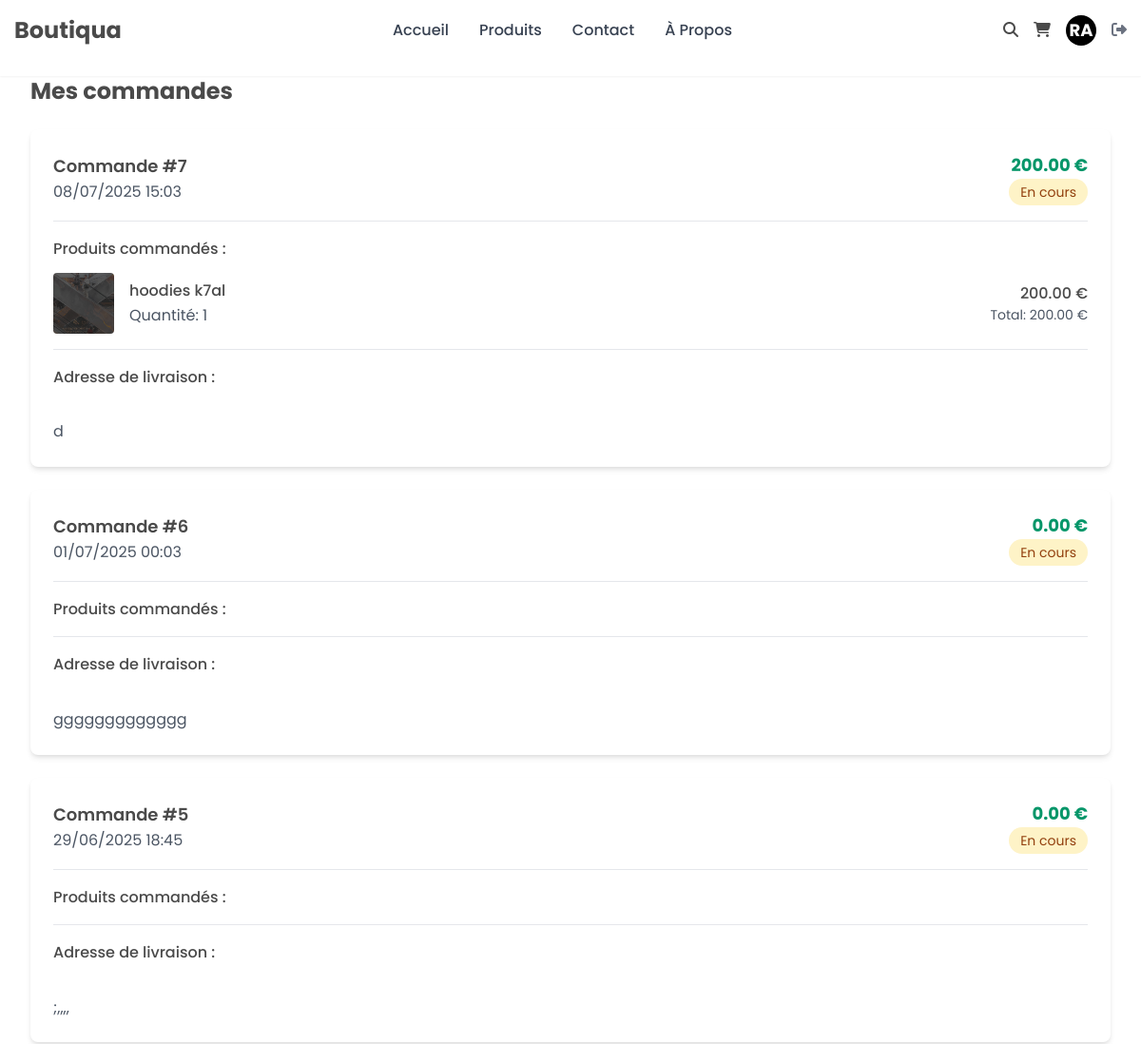
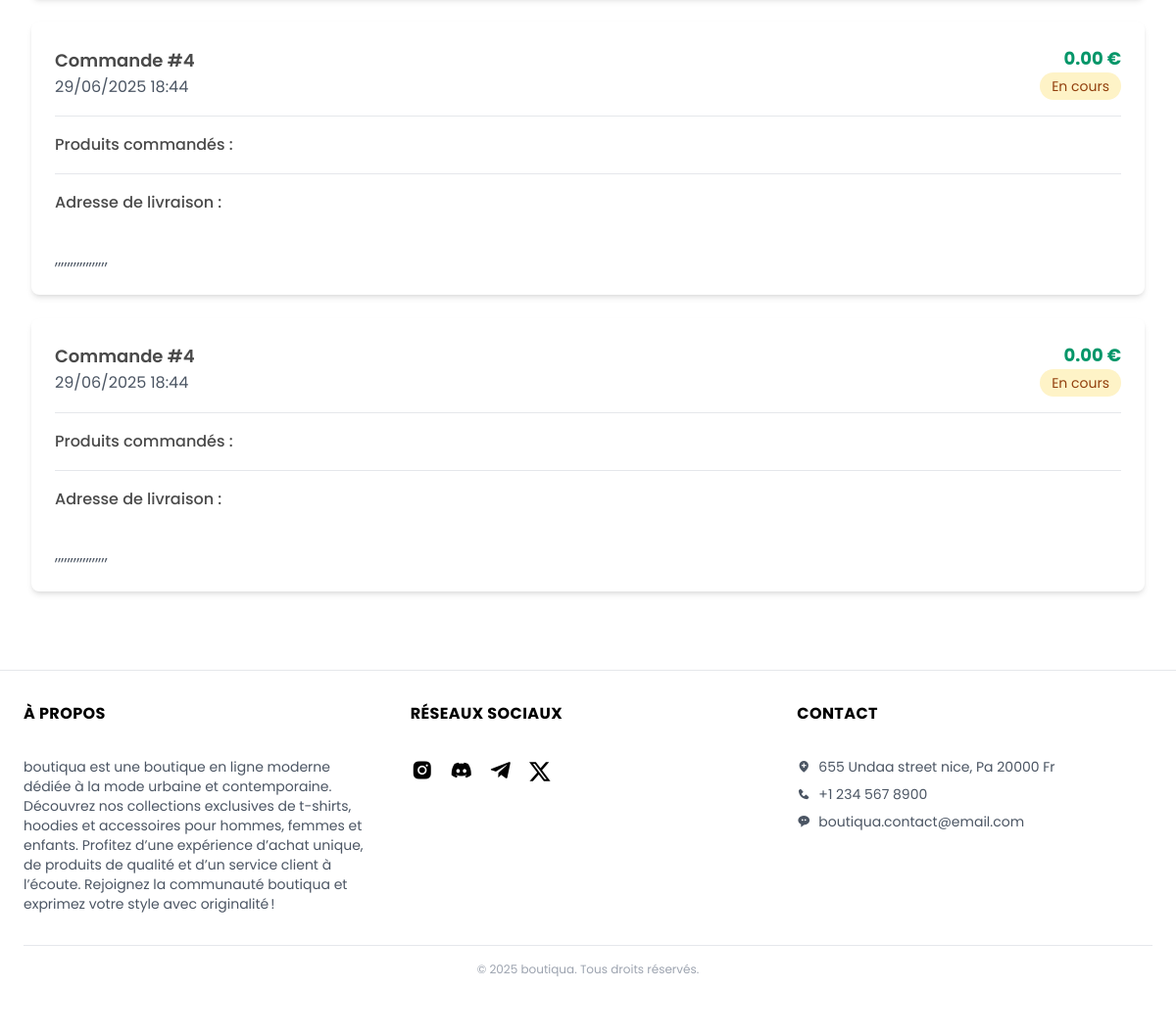
/pages/orders.php (signed in), run on the app's committed database (2 pictures, top to bottom).
### tables this page shows
CREATE TABLE `orders` (
  `id` int(11) NOT NULL,
  `user_id` int(11) NOT NULL,
  `total` decimal(10,2) NOT NULL,
  `status` varchar(50) DEFAULT 'en attente',
  `created_at` datetime DEFAULT current_timestamp(),
  `shipping_address` text NOT NULL,
  `payment_method` varchar(50) NOT NULL
);

CREATE TABLE `order_items` (
  `id` int(11) NOT NULL,
  `order_id` int(11) NOT NULL,
  `product_id` int(11) NOT NULL,
  `quantity` int(11) NOT NULL,
  `price` decimal(10,2) NOT NULL
);

CREATE TABLE `products` (
  `id` int(11) NOT NULL,
  `name` varchar(191) NOT NULL,
  `description` text DEFAULT NULL,
  `price` decimal(10,2) NOT NULL,
  `image` varchar(255) DEFAULT NULL,
  `gender` enum('homme','femme') NOT NULL,
  `product_type` enum('hoodies','t-shirt') NOT NULL,
  `stock` int(11) DEFAULT 0,
  `created_at` datetime DEFAULT current_timestamp()
);

### pages/orders.php (the view, shortened to what this page needs)
<?php
$pdo = getDBConnection();
if (isset($_SESSION['user']['id'])) {
    $user_id = $_SESSION['user']['id'];
    $stmt = $pdo->prepare('
        SELECT o.*,
               COUNT(oi.id) as total_items,
               SUM(oi.quantity * oi.price) as total_amount
        FROM orders o
        LEFT JOIN order_items oi ON o.id = oi.order_id
        WHERE o.user_id = ?
        GROUP BY o.id
        ORDER BY o.created_at DESC
    ');
    $stmt->execute([$user_id]);
    $orders = $stmt->fetchAll();
    foreach ($orders as &$order) {
        $stmt = $pdo->prepare('
            SELECT oi.*, p.name, p.image
            FROM order_items oi
            JOIN products p ON oi.product_id = p.id
            WHERE oi.order_id = ?
        ');
        $stmt->execute([$order['id']]);
        $order['items'] = $stmt->fetchAll();
    }
} else {
    $orders = [];
}
?>
<!DOCTYPE html>
<html lang="fr">
<head>
  <?php include '../includes/head.php'; ?>
  <link rel="stylesheet" href="../src/css/tailwind.css">
  <link rel="stylesheet" href="../src/css/menu.css">
  <link rel="stylesheet" href="../src/css/responsive.css">
  <link rel="stylesheet" href="../src/css/style.css">
  <link rel="stylesheet" href="../src/css/modals.css">
</head>
<body>
<?php include '../includes/header.php'; ?>
<main class="mx-auto py-20 px-8">
  <h1 class="text-2xl font-bold mb-6">Mes commandes</h1>
  <?php if (empty($orders)): ?>
    <div class="text-center py-8">
      <p class="text-gray-600 mb-4">Vous n'avez pas encore passé de commande.</p>
      <a href="products.php" class="border text-black px-2 py-1 rounded-lg hover:text-white hover:bg-black transition duration-200">
        Découvrir nos produits
      </a>
    </div>
  <?php else: ?>
    <div class="space-y-6">
      <?php foreach ($orders as $order): ?>
        <div class="bg-white rounded-lg shadow-md p-6">
          <div class="flex justify-between items-center mb-4">
            <div>
              <h3 class="text-lg font-semibold">Commande #<?php echo $order['id']; ?></h3>
              <p class="text-gray-600"><?php echo date('d/m/Y H:i', strtotime($order['created_at'])); ?></p>
            </div>
            <div class="text-right">
              <p class="text-lg font-bold text-green-600"><?php echo number_format($order['total_amount'], 2); ?> €</p>
              <span class="inline-block px-3 py-1 text-sm rounded-full
                <?php echo $order['status'] === 'En cours' ? 'bg-yellow-100 text-yellow-800' :
                       ($order['status'] === 'Livrée' ? 'bg-green-100 text-green-800' : 'bg-gray-100 text-gray-800'); ?>">
                <?php echo htmlspecialchars($order['status']); ?>
              </span>
            </div>
          </div>
          <div class="border-t pt-4">
            <h4 class="font-medium mb-3">Produits commandés :</h4>
            <div class="space-y-3">
              <?php foreach ($order['items'] as $item): ?>
                <div class="flex items-center space-x-4">
                  <img src="/boutiqua/src/images/<?php echo htmlspecialchars($item['image']); ?>"
                       alt="<?php echo htmlspecialchars($item['name']); ?>"
                       class="w-16 h-16 object-cover rounded">
                  <div class="flex-1">
                    <h5 class="font-medium"><?php echo htmlspecialchars($item['name']); ?></h5>
                    <p class="text-gray-600">Quantité: <?php echo $item['quantity']; ?></p>
                  </div>
                  <div class="text-right">
                    <p class="font-medium"><?php echo number_format($item['price'], 2); ?> €</p>
                    <p class="text-sm text-gray-600">Total: <?php echo number_format($item['quantity'] * $item['price'], 2); ?> €</p>
                  </div>
                </div>
              <?php endforeach; ?>
            </div>
          </div>
          <?php if (!empty($order['shipping_address'])): ?>
            <div class="border-t pt-4 mt-4">
              <h4 class="font-medium mb-2">Adresse de livraison :</h4>
              <p class="text-gray-600"><?php echo nl2br(htmlspecialchars($order['shipping_address'])); ?></p>
            </div>
          <?php endif; ?>
        </div>
      <?php endforeach; ?>
    </div>
  <?php endif; ?>
</main>
<?php include '../includes/footer.php'; ?>
</body>
</html>

### src/css/responsive.css (style rules this page uses)
body { -webkit-text-size-adjust: 100%; -webkit-font-smoothing: antialiased; -moz-osx-font-smoothing: grayscale; text-rendering: optimizeLegibility; }

### src/css/style.css (style rules this page uses)
:root { --primary: #000000; --primary-dark: #1a1a1a; --secondary: #ffffff; --accent: #333333; --accent-dark: #4a4a4a; --text-primary: #000000; --text-secondary: #ffffff; --bg-light: #f5f5f5; --bg-dark: #1a1a1a; --text-color: #4a4a4a; --light-gray: #f7f7f7; --white: #ffffff; --transition: all 0.3s ease; --shadow: 0 2px 15px rgba(0, 0, 0, 0.1); --header-height: 80px; }
* { margin: 0; padding: 0; box-sizing: border-box; }
html { scroll-behavior: smooth; }
body { font-family: "Poppins", sans-serif; line-height: 1.6; color: var(--text-color); overflow-x: hidden; }
img { object-fit: cover; }
.mb-2 { margin-bottom: 2rem; }

### data on the page
orders: id "7", created_at "08/07/2025 15:03", total_amount "200.00", status "En cours", shipping_address "d"
order_items: product.image (picture), product.name "hoodies k7al", quantity "1", price "200.00", $item['quantity']*$item['price'] "200.00"
orders: id "6", created_at "01/07/2025 00:03", total_amount "0.00", status "En cours", shipping_address "ggggggggggggg"
orders: id "5", created_at "29/06/2025 18:45", total_amount "0.00", status "En cours", shipping_address ";,,,,"
orders: id "4", created_at "29/06/2025 18:44", total_amount "0.00", status "En cours", shipping_address ",,,,,,,,,,,,,,,,,"

### other printed values
$initials "RA"
